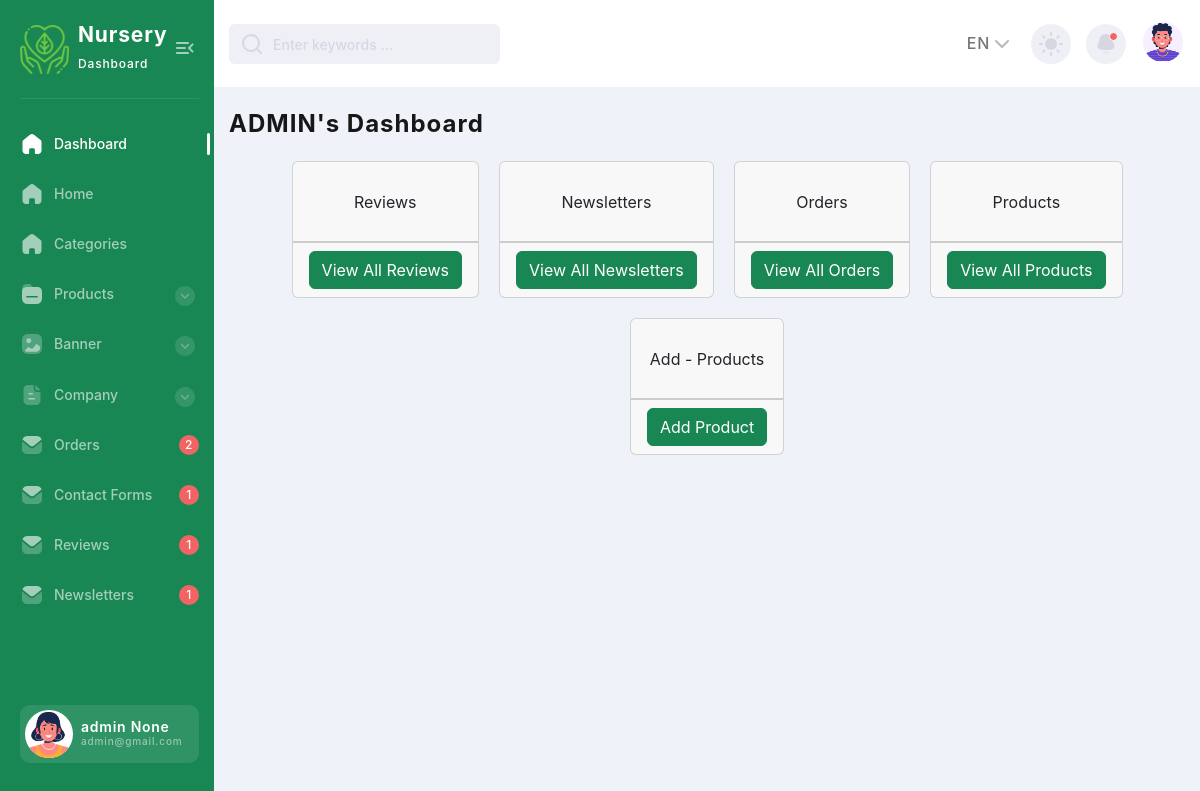
The app's page /dashboard/ (signed in) with its own data.
### backend/models.py (models this page shows, shortened)
class Company(models.Model):
    class Meta:
        db_table = "company"
        verbose_name = 'Company'
        verbose_name_plural = 'Companies'
    name = models.CharField(max_length=255)
    description = models.TextField(null=True,blank=True)
    email = models.CharField(max_length = 255)
    phone_number = models.CharField(max_length = 14)
    logo = models.ImageField(upload_to='logo/',null=True,blank=True)
    favicon = models.ImageField(upload_to='favicon/',null=True,blank=True)
    address = models.CharField(max_length = 255,null=True,blank=True)
    currency_symbol = models.TextField(blank=True,default="₹")

class Users(AbstractUser):
    username = None  # Remove the username field
    email = models.EmailField(unique=True)
    first_name = models.CharField(max_length=30)
    last_name = models.CharField(max_length=30,null=True,blank=True)
    date_of_birth = models.DateField(null=True, blank=True)
    USERNAME_FIELD = 'email'
    REQUIRED_FIELDS = ['first_name']  # Add any other required fields
    objects = CustomUserManager()

### backend/views.py (the view)
# urls.py: path('dashboard/',bViews.AdminDashboard,name='dashboard'),
def AdminDashboard(request):
    if is_admin(request):
        return render(request,"homepage/admin_dashboard.html")
    return redirect('404')

### backend/views.py (called while the page is built)
def is_admin(request):
    if request.user.is_superuser:
        return True
    return False

### backend/templates/homepage/admin_dashboard.html (shortened to what this page needs)
{% extends "masters/admin_master.html" %}
{% block body %}
<div class="dashboard-wrapper">
  <div class="card">
    <div class="card-header">
      Reviews
    </div>
    <div class="card-footer">
      <a href="{%url 'all-reviews'%}" class="btn btn-success">View All Reviews</a>
    </div>
  </div>
  <div class="card">
    <div class="card-header">
      Newsletters
    </div>
    <div class="card-footer">
      <a href="{% url 'newsletters'%}" class="btn btn-success">View All Newsletters</a>
    </div>
  </div>
  <div class="card">
    <div class="card-header">
      Orders
    </div>
    <div class="card-footer">
      <a href="{% url 'admin-orders'%}" class="btn btn-success">View All Orders</a>
    </div>
  </div>
  <div class="card">
    <div class="card-header">
      Products
    </div>
    <div class="card-footer">
      <a href="{% url 'all-products'%}" class="btn btn-success">View All Products</a>
    </div>
  </div>
  <div class="card">
    <div class="card-header">
      Add - Products
    </div>
    <div class="card-footer">
      <a href="{% url 'add-product'%}" class="btn btn-success">Add Product</a>
    </div>
  </div>
</div>
{% endblock body %}

### backend/templates/masters/admin_master.html (shortened to what this page needs)
<!DOCTYPE html>
<html lang="en">
<head>
    {% load static %}
    <link href="https://cdn.jsdelivr.net/npm/bootstrap@5.3.3/dist/css/bootstrap.min.css" rel="stylesheet">
  <link rel="stylesheet" href="{% static 'css/backend_style.min.css' %}">
</head>
<body>
    <div class="page-flex">
<aside class="sidebar">
    <div class="sidebar-start">
        <div class="sidebar-head">
            <a href="{%url 'dashboard'%}" class="logo-wrapper" title="Home">
                <div class="logo" style="background: none;">
                    <img src="/media/{{company.logo}}" alt="">
                </div>
                <div class="logo-text">
                    <span class="logo-title">{% if company.name %}
                      {{company.name}}
                      {%else%}
                      Nursery
                    {% endif %}</span>
                    <span class="logo-subtitle">Dashboard</span>
                </div>
            </a>
            <button class="sidebar-toggle transparent-btn" title="Menu" type="button">
                <span class="icon menu-toggle" aria-hidden="true"></span>
            </button>
        </div>
        <div class="sidebar-body">
            <ul class="sidebar-body-menu">
                <li>
                    <a href="{%url 'dashboard'%}" data-active-url="{%url 'dashboard'%}"><span class="icon home" aria-hidden="true"></span>Dashboard</a>
                </li>
                <li>
                    <a href="/"><span class="icon home" aria-hidden="true"></span>Home</a>
                </li>
                <li>
                    <a href="{%url 'all-categories'%}" data-active-url="{%url 'all-categories'%}"><span class="icon home" aria-hidden="true"></span>Categories</a>
                </li>
                <li>
                    <a class="show-cat-btn" href="##" data-active-url="{%url 'all-products'%}" data-active-url-add="{%url 'add-product'%}">
                        <span class="icon folder" aria-hidden="true"></span>Products
                        <span class="category__btn transparent-btn" title="Open list">
                            <span class="icon arrow-down" aria-hidden="true"></span>
                        </span>
                    </a>
                    <ul class="cat-sub-menu">
                        <li>
                        </li>
                        <li>
                        </li>
                    </ul>
                </li>
                <li>
                    <a class="show-cat-btn" href="##" data-active-url="{%url 'all-banners'%}" data-active-url-add="{%url 'add-banner'%}">
                        <span class="icon image" aria-hidden="true"></span>Banner
                        <span class="category__btn transparent-btn" title="Open list">
                            <span class="icon arrow-down" aria-hidden="true"></span>
                        </span>
                    </a>
                    <ul class="cat-sub-menu">
                        <li>
                        </li>
                        <li>
                        </li>
                    </ul>
                </li>
                <li>
                    <a class="show-cat-btn" href="##" data-active-url-add="{%url 'add-company'%}" data-active-url="{%url 'edit-company'%}">
                        <span class="icon paper" aria-hidden="true"></span>Company
                        <span class="category__btn transparent-btn" title="Open list">
                            <span class="icon arrow-down" aria-hidden="true"></span>
                        </span>
                    </a>
                    <ul class="cat-sub-menu">
                        <li>
                        </li>
                        <li>
                        </li>
                    </ul>
                </li>
                <li>
                    <a href="{%url 'admin-orders'%}" data-active-url="{%url 'admin-orders'%}">
                        <span class="icon message" aria-hidden="true"></span>
                        Orders
                    </a>
                    <span class="msg-counter">{{new_orders}}</span>
                </li>
                <li>
                    <a href="{%url 'contact-forms'%}" data-active-url="{%url 'contact-forms'%}">
                        <span class="icon message" aria-hidden="true"></span>
                        Contact Forms
                    </a>
                    <span class="msg-counter">{{new_contactforms}}</span>
                </li>
                <li>
                    <a href="{%url 'all-reviews'%}" data-active-url="{%url 'all-reviews'%}">
                        <span class="icon message" aria-hidden="true"></span>
                        Reviews
                    </a>
                    <span class="msg-counter">{{new_reviews}}</span>
                </li>
                <li>
                    <a href="{%url 'newsletters'%}" data-active-url="{%url 'newsletters'%}">
                        <span class="icon message" aria-hidden="true"></span>
                        Newsletters
                    </a>
                    <span class="msg-counter">{{new_newsletters}}</span>
                </li>
            </ul>
        </div>
    </div>
    <div class="sidebar-footer">
        <a href="{%url 'dashboard'%}" class="sidebar-user">
            <span class="sidebar-user-img">
                <picture><source srcset="{% static 'images/avatar/avatar-illustrated-01.webp' %}" type="image/webp"><img src="{% static 'images/avatar/avatar-illustrated-01.webp' %}" alt="User name"></picture>
            </span>
            <div class="sidebar-user-info">
                <span class="sidebar-user__title">{{request.user.first_name}} {{request.user.last_name}}</span>
                <span class="sidebar-user__subtitle">{{request.user.email}}</span>
            </div>
        </a>
    </div>
</aside>
<div class="main-wrapper">
    <nav class="main-nav--bg">
    <div class="container main-nav">
        <div class="main-nav-start">
        <div class="search-wrapper">
            <i data-feather="search" aria-hidden="true"></i>
            <input type="text" placeholder="Enter keywords ..." required>
        </div>
        </div>
        <div class="main-nav-end">
        <div class="lang-switcher-wrapper">
            <button class="lang-switcher transparent-btn" type="button">
            EN
            <i data-feather="chevron-down" aria-hidden="true"></i>
            </button>
        </div>
        <button class="theme-switcher gray-circle-btn" type="button" title="Switch theme">
            <i class="sun-icon" data-feather="sun" aria-hidden="true"></i>
        </button>
        <div class="notification-wrapper">
            <button class="gray-circle-btn dropdown-btn" title="To messages" type="button">
            <span class="icon notification active" aria-hidden="true"></span>
            </button>
        </div>
        <div class="nav-user-wrapper">
            <button href="##" class="nav-user-btn dropdown-btn" title="My profile" type="button">
            <span class="nav-user-img">
                <picture><source srcset="{% static 'images/avatar/avatar-illustrated-02.webp' %}" type="image/webp"><img src="{% static 'images/avatar/avatar-illustrated-02.webp' %}" alt="User name"></picture>
            </span>
            </button>
        </div>
        </div>
    </div>
    </nav>
<main class="main users chart-page" id="skip-target">
    <div class="container">
        <h2 class="main-title">
            {% block page-name %}
              {{request.user.first_name | upper}}'s Dashboard
            {% endblock page-name %}
        </h2>
    {% block body %}
    {% endblock body %}
    </div>
</main>
</div>
</div>
</body>
</html>

### backend/templates/homepage/admin_dashboard.html (style rules this page uses)
.dashboard-wrapper { display: flex; align-items: center; justify-content: center; gap: 20px; flex-wrap: wrap; }
.dashboard-wrapper .card-header { display: flex; align-items: center; justify-content: center; min-height: 10vh; }

### records on screen
Company: logo (picture), name "Nursery"
Users: user.first_name "admin", user.last_name "None", user.email "admin@gmail.com", user.first_name "ADMIN"

### other values on screen
{{ new_orders }} "2"
{{ new_contactforms }} "1"
{{ new_reviews }} "1"
{{ new_newsletters }} "1"
